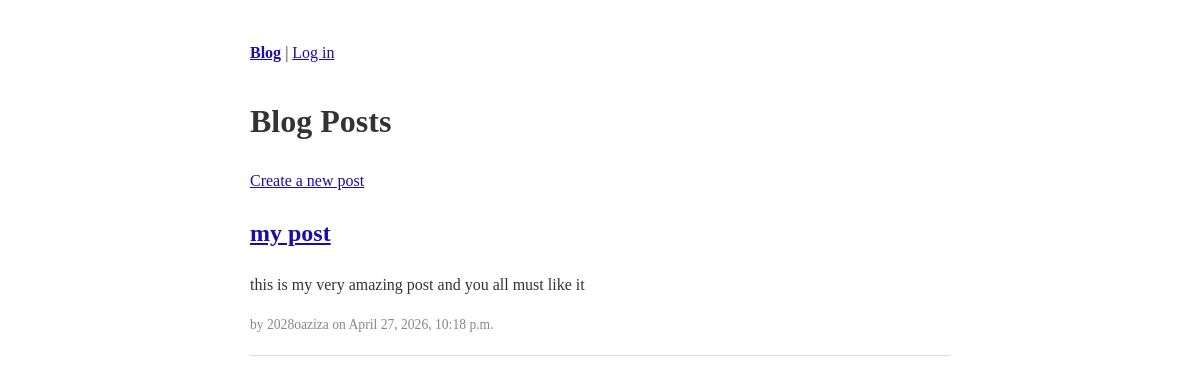
/, run on an earlier commit of the app's database.
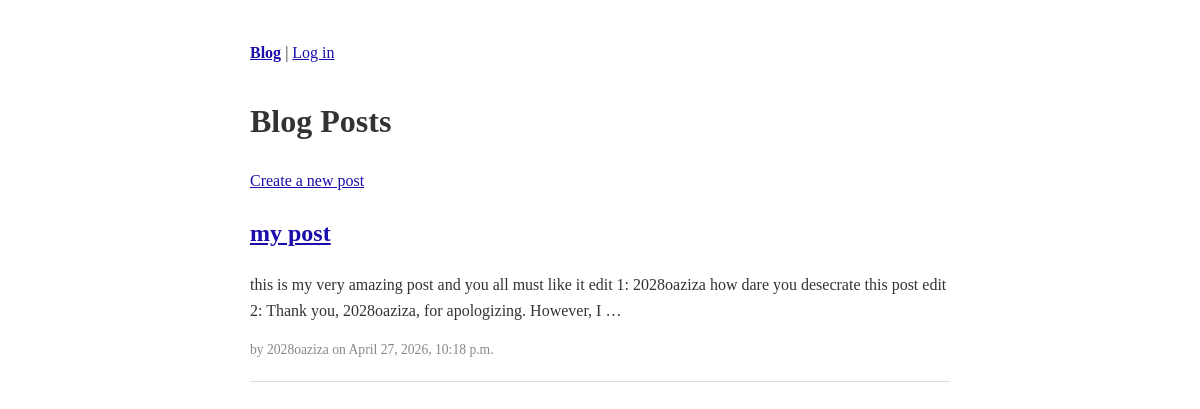
And on a later commit of the database.
### blog/models.py (models this page shows)
class Post(models.Model):
    title = models.CharField(max_length = 200)
    content = models.TextField()
    author = models.ForeignKey(User, on_delete = models.CASCADE)
    created_at = models.DateTimeField(auto_now_add=True)
    updated_at = models.DateTimeField(auto_now=True)
    date = models.DateField(default=timezone.now)

### blog/views.py (the view)
# urls.py: path('', views.post_list, name='post_list'),
def post_list(request):
    posts = Post.objects.all().order_by('-created_at')
    return render(request, 'blog/post_list.html', {'posts': posts})

### blog/templates/blog/post_list.html (shortened to what this page needs)
{% extends 'blog/base.html' %}
{% block content %}
<h1>Blog Posts</h1>
<a href = "{% url 'post_create' %}">Create a new post</a>
{% for post in posts %}
    <h2><a href = "{% url 'post_detail' post.pk %}">{{post.title}}</a></h2>
    <p>{{post.content|truncatewords:30}}</p>
    <p class = "meta">by {{post.author.username}} on {{post.created_at}}</p>
    <hr>
{% empty %}
    <p> No posts yet. </p>
{% endfor %}
{% endblock %}

What changed in the data, as far as the page shows it:
changed Post "my post": content "this is my very amazing post and you all must like it" → "…all must like it edit 1: 2028oaziza how dare you desecrate this post edit 2: Thank you, 2028oaziza, for apologizing. However, I …"
